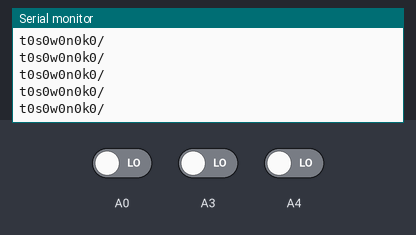
This sketch was run on a simulated Arduino Uno, built with avr-gcc and run on an emulated ATmega328P. Parts: the last lines printed to the serial monitor. Inputs (shaded band) come from the test bench; at power-on: A3 LOW, A4 LOW, A0 LOW.

Above: at 1.2 s.
1.3 s: A3 driven HIGH
At 1.38 s:
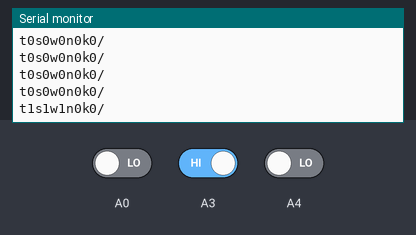
2.8 s: A4 driven HIGH
At 2.9 s:
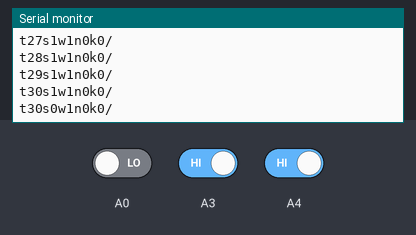
4.3 s: A4 driven LOW
At 4.37 s:
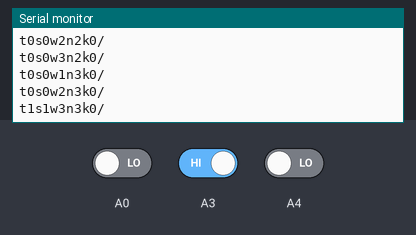
Timing chart, 0 to 7.3 s (numbered marks = the images above; inputs shaded):
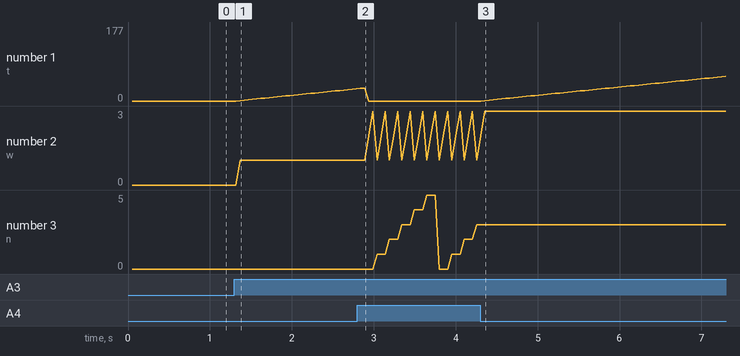

Measured:
- after the input at 1.3 s, the serial monitor: prints a new line after 0.07 s (image 1)
- after the input at 2.8 s, the serial monitor: prints a new line after 0.09 s (image 2)
- after the input at 4.3 s, the serial monitor: prints a new line after 0.06 s (image 3)
- plotted number 1: 0 → 29 after the input at 1.3 s, 0 → 177 after the input at 4.3 s
- plotted number 2: 0 → 1 after the input at 1.3 s

The sketch:

Arduino.ino
```cpp
int worpen = 0;
int spelerNummer = 0;
int tijd = 0;
int actief = 0;
int kegel3 = 0;
int teller = 0;

void setup() {
  Serial.begin(9600);
  pinMode(A3, INPUT);
  pinMode(A4, INPUT);
  pinMode(A0, INPUT);
  }
void loop() {
  int knop1 = digitalRead(A3);
  int knop2 = digitalRead(A4);
  int sensor = digitalRead(A0);
        if (knop1 == 1) {
            if (teller == 0) {
              actief = 1;
              tijd = 0;
              worpen++;
              if (worpen == 4) {
                spelerNummer++;
                worpen = 1;
              }
              teller++;
            }
        }
        if (knop2 == 1) {
            actief = 0;
            teller = 0;
            if (sensor == 1) {
                kegel3 = 1;
            } else {
                kegel3 = 0;
            }
        }
        if (actief == 1) {
            tijd++;
        }
        if (spelerNummer == 6) {
            spelerNummer = 0;
        }
        delay(50);
        Serial.print("t"+String(tijd));
        Serial.print("s"+String(actief));
        Serial.print("w"+String(worpen));
        Serial.print("n"+String(spelerNummer));
        Serial.print("k"+String(kegel3));
        Serial.println("/");
    }
```
